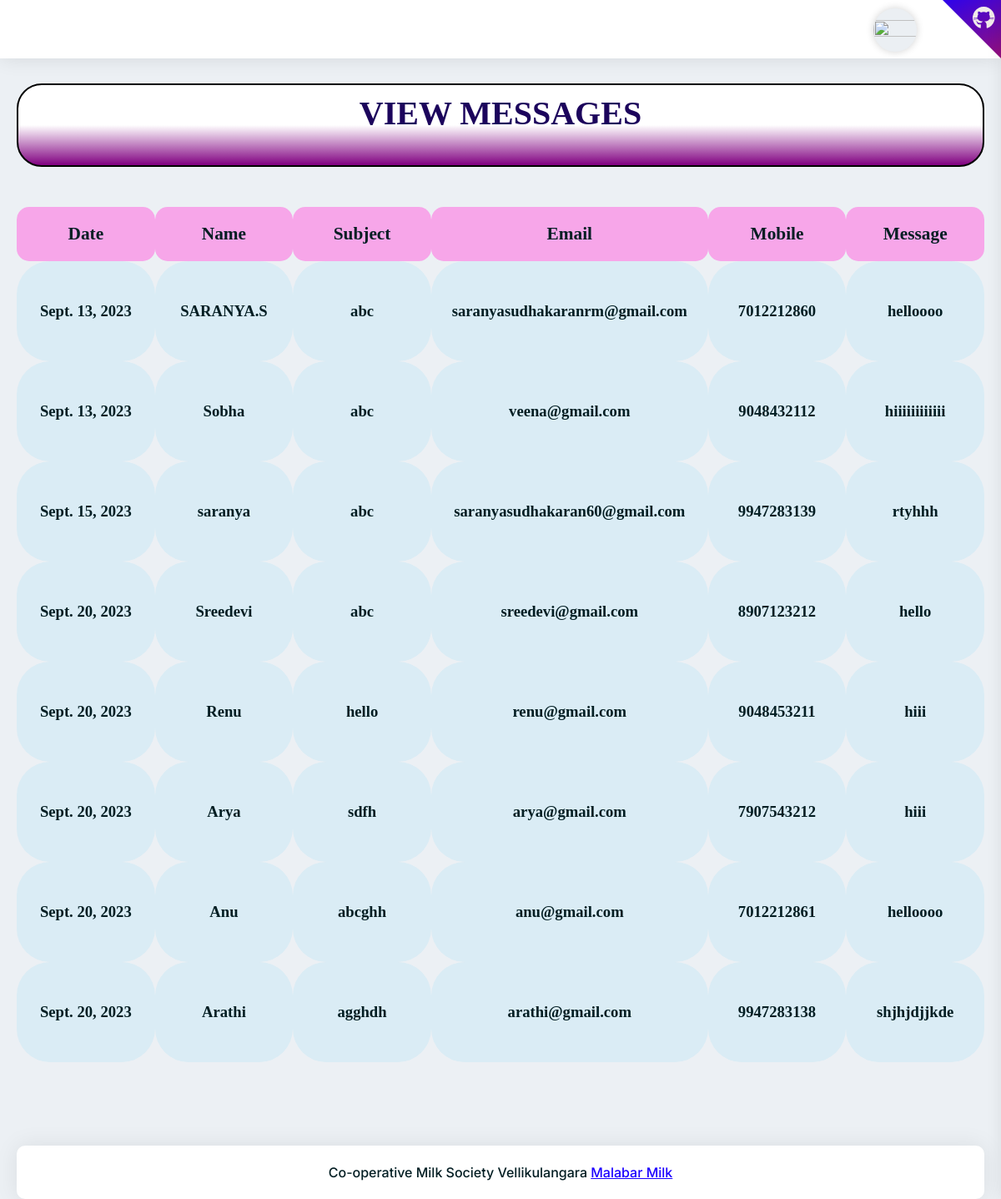
/adminapp/viewmsg/, run on the app's committed database.
### adminapp/models.py (models this page shows)
class messagedb(models.Model):
    Name = models.CharField(max_length=100, null=True, blank=True)
    Subject = models.CharField(max_length=100, null=True, blank=True)
    Mobile = models.IntegerField(null=True, blank=True)
    Email = models.EmailField(max_length=100, null=True, blank=True)
    Message = models.TextField(max_length=100, null=True, blank=True)
    Date = models.DateField(auto_now=True)

### adminapp/views.py (the view)
# urls.py: path('viewmsg/', views.viewmsg, name="viewmsg")
def viewmsg(req):
    data = messagedb.objects.all()
    return render(req, "viewmessage.html", {'data':data})

### adminapp/templates/viewmessage.html (shortened to what this page needs)
<!DOCTYPE html>
{% extends 'adminhome.html' %}
{% load static %}
{% block content %}
<html lang="en">
<head>
</head>
<body>
<div style="background-image:linear-gradient(white 50%,purple);height:100px;border:2px solid black;
        border-radius:30px;width:100%;">
    <h1>VIEW MESSAGES</h1></div><br><br>
<table width="100%">
    <tr>
        <td class="th">Date</td>
        <td class="th">Name</td>
        <td class="th">Subject</td>
        <td class="th">Email</td>
        <td class="th">Mobile</td>
        <td class="th">Message</td>
    </tr>
    {% for i in data %}
    <tr style="margin-top:20px;">
        <td>{{i.Date}} </td>
        <td>{{i.Name}}</td>
        <td>{{i.Subject}}</td>
        <td>{{i.Email}}</td>
        <td>{{i.Mobile}}</td>
        <td>{{i.Message}}</td>
    </tr>
    {% endfor %}
</table>
</body>
</html>
{% endblock %}

### adminapp/templates/viewmessage.html (style rules this page uses)
h1 { color:rgb(28, 4, 92); font-family: 'Times New Roman', Times, serif; font-weight: bold; padding-top:10px; text-align:center; border-radius:30px; }
.th { font-size:16pt; font-weight:bold; width:10%; height:65px; text-align:center; border-radius:15px; background-color:rgb(247, 166, 233); }
td { width:10%; height:120px; text-align:center; font-weight:600; border-radius:40px; background-color:rgb(218, 236, 245); font-size:14pt; font-family:Times New Roman; }

### data on the page
messagedb: Date "Sept. 13, 2023", Name "SARANYA.S", Subject "abc", Email "saranyasudhakaranrm@gmail.com", Mobile "7012212860", Message "helloooo"
messagedb: Date "Sept. 13, 2023", Name "Sobha", Subject "abc", Email "veena@gmail.com", Mobile "9048432112", Message "hiiiiiiiiiiii"
messagedb: Date "Sept. 15, 2023", Name "saranya", Subject "abc", Email "saranyasudhakaran60@gmail.com", Mobile "9947283139", Message "rtyhhh"
messagedb: Date "Sept. 20, 2023", Name "Sreedevi", Subject "abc", Email "sreedevi@gmail.com", Mobile "8907123212", Message "hello"
messagedb: Date "Sept. 20, 2023", Name "Renu", Subject "hello", Email "renu@gmail.com", Mobile "9048453211", Message "hiii"
messagedb: Date "Sept. 20, 2023", Name "Arya", Subject "sdfh", Email "arya@gmail.com", Mobile "7907543212", Message "hiii"
messagedb: Date "Sept. 20, 2023", Name "Anu", Subject "abcghh", Email "anu@gmail.com", Mobile "7012212861", Message "helloooo"
messagedb: Date "Sept. 20, 2023", Name "Arathi", Subject "agghdh", Email "arathi@gmail.com", Mobile "9947283138", Message "shjhjdjjkde"
